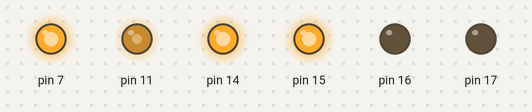
Bench run of a sketch on a simulated Arduino Uno, built with avr-gcc and run on an emulated ATmega328P. Parts: output pins drawn as LEDs (lit = HIGH).

Above: at 0.05 s.
At 3.95 s:
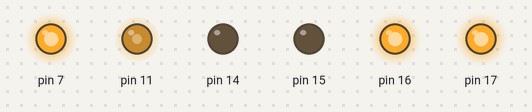
At 5.95 s:
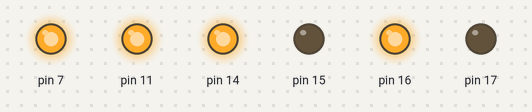
At 7.95 s:
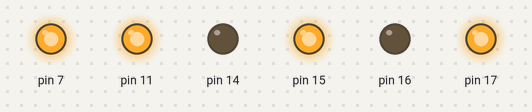
Timing chart, 0 to 9.2 s (numbered marks = the images above):
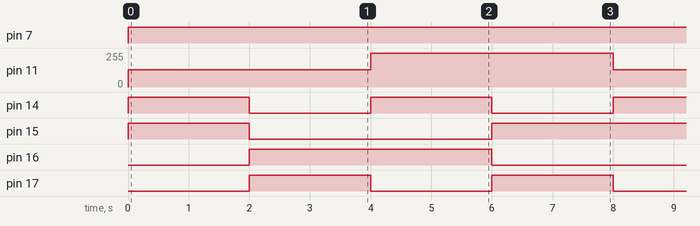

Measured:
- by itself, pin 7: LOW → HIGH at 0.00 s
- by itself, pin 11: alternates 255/255 for 4.0 s and 130/255 for 4.0 s
- by itself, pin 14, pin 17: alternates HIGH for 2.0 s and LOW for 2.0 s
- by itself, pin 15: repeats every 8.0 s: LOW 4.0 s, HIGH 4.0 s
- by itself, pin 16: alternates HIGH for 4.0 s and LOW for 4.0 s

The sketch:

Motores.ino
```cpp
// Incluindo biblotecas

#include "Motores.h"

// Criando objeto da classe Motores
Motores motores;

void setup()
{
  motores.definirPinosMotores(16, 15, 17, 14, 7, 11);
  motores.setVelocidadeMotores(130, 130);
}

void loop()
{
  motores.moverFrente();
  delay(2000);

  motores.moverTras();
  delay(2000);

  motores.virarEsquerda();
  delay(2000);

  motores.virarDireita();
  delay(2000);
}
```

Motores.cpp
```cpp
#include "Motores.h"

void Motores::definirPinosMotores(int in1, int in2, int in3, int in4, int ena, int enb)
{
  this->in1 = in1;
  this->in2 = in2;
  this->in3 = in3;
  this->in4 = in4;
  this->ena = ena;
  this->enb = enb;

  pinMode(in1, OUTPUT);
  pinMode(in2, OUTPUT);
  pinMode(in3, OUTPUT);
  pinMode(in4, OUTPUT);
  pinMode(ena, OUTPUT);
  pinMode(enb, OUTPUT);
}

void Motores::setVelocidadeMotores(int velocidadeE, int velocidadeD)
{
  this->velocidadeE = velocidadeE;
  this->velocidadeD = velocidadeD;
}

void Motores::configurarMotores(int velocidadeE, int velocidadeD, bool ligDesM1, bool ligDesM2, bool ligDesM3, bool ligDesM4)
{
  analogWrite(ena, velocidadeE);
  analogWrite(enb, velocidadeD);

  digitalWrite(in1, ligDesM1);
  digitalWrite(in2, ligDesM2);
  digitalWrite(in3, ligDesM3);
  digitalWrite(in4, ligDesM4);
}

void Motores::moverFrente()
{
  configurarMotores(this->velocidadeE, this->velocidadeD, 0, 1, 0, 1);
}

void Motores::moverTras()
{
  configurarMotores(this->velocidadeE, this->velocidadeD, 1, 0, 1, 0);
}

void Motores::virarEsquerda()
{
  configurarMotores(velocidadeCurvaEsq, velocidadeCurvaDir, 1, 0, 0, 1);
}

void Motores::virarDireita()
{
  configurarMotores(velocidadeCurvaEsq, velocidadeCurvaDir, 0, 1, 1, 0);
}

void Motores::parar()
{
  configurarMotores(0, 0, 0, 0, 0, 0);
}
```

Motores.h
```cpp
#ifndef MOTORES_H
#define MOTORES_H

#include <Arduino.h>

class Motores
{
  private:
    int in1, in2, in3, in4, ena, enb;
    int velocidadeE = 255;
    int velocidadeD = 255;
    int velocidadeCurvaEsq = 255;
    int velocidadeCurvaDir = 255;

  public:
    void definirPinosMotores(int in1, int in2, int in3, int in4, int ena, int enb);
    void setVelocidadeMotores(int velocidadeE, int velocidadeD);
    void configurarMotores(int velocidadeE, int velocidadeD, bool ligDesM1, bool ligDesM2, bool ligDesM3, bool ligDesM4);

    void moverFrente();
    void moverTras();
    void virarEsquerda();
    void virarDireita();
    void parar();
};

#endif
```
